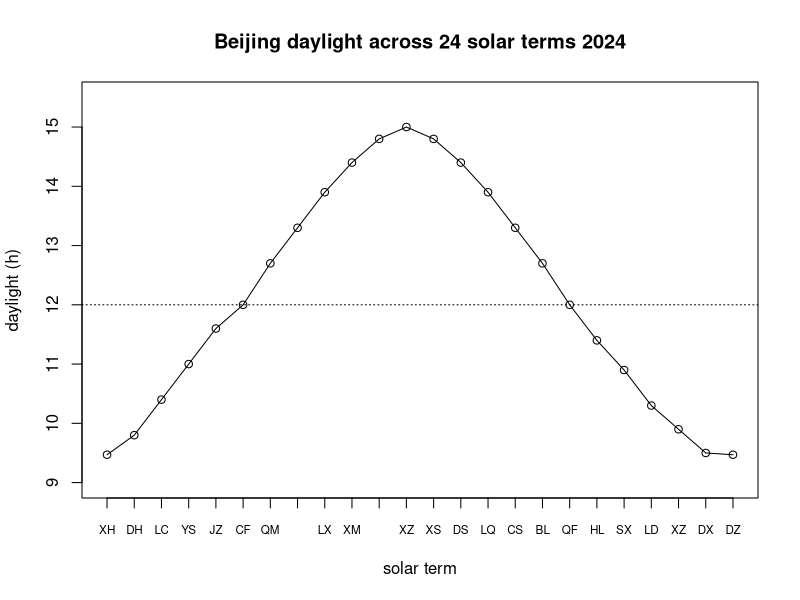

R code for this plot:
setwd("C:/Users/18904/Github/junior-mathematics/codes")
if(!dir.exists("../figures"))dir.create("../figures")

# week60-1: Beijing daylight hours across 24 solar terms (approximate)
draw1=function(){
  # daylight hours in h, starting from 小寒 (Jan 6) to 冬至 (Dec 21), 24 terms
  dl=c(9.47,9.8,10.4,11.0,11.6,12.0,12.7,13.3,13.9,14.4,14.8,15.0,
       14.8,14.4,13.9,13.3,12.7,12.0,11.4,10.9,10.3,9.9,9.5,9.47)
  terms=c("XH","DH","LC","YS","JZ","CF","QM","GY","LX","XM","MZ","XZ",
          "XS","DS","LQ","CS","BL","QF","HL","SX","LD","XZ","DX","DZ")
  plot(1:24,dl,type="o",pch=1,ylim=c(9,15.5),xaxt="n",xlab="solar term",
       ylab="daylight (h)",main="Beijing daylight across 24 solar terms 2024",lwd=1)
  axis(1,at=1:24,labels=terms,cex.axis=0.7)
  abline(h=12,lty=3)
}
cairo_pdf("../figures/week60-1.pdf",width=6,height=4,family="sans");draw1();dev.off()
svglite::svglite("../figures/week60-1.svg",width=6,height=4);draw1();dev.off()
